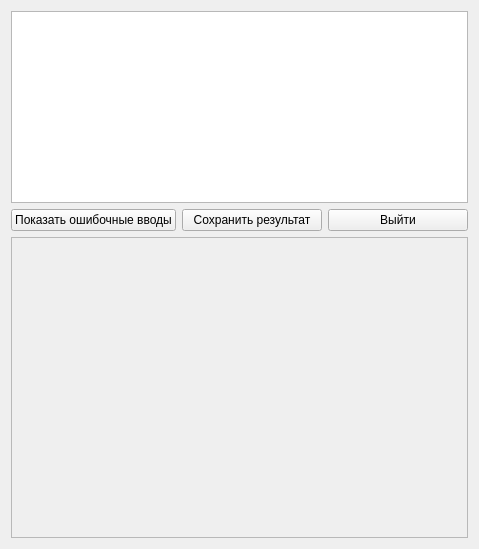
<?xml version="1.0" encoding="UTF-8"?>
<ui version="4.0">
 <class>StatisticsTrue</class>
 <widget class="QWidget" name="StatisticsTrue">
  <property name="geometry">
   <rect>
    <x>0</x>
    <y>0</y>
    <width>479</width>
    <height>549</height>
   </rect>
  </property>
  <property name="minimumSize">
   <size>
    <width>479</width>
    <height>549</height>
   </size>
  </property>
  <property name="maximumSize">
   <size>
    <width>479</width>
    <height>549</height>
   </size>
  </property>
  <property name="windowTitle">
   <string>Form</string>
  </property>
  <layout class="QGridLayout" name="gridLayout">
   <item row="1" column="2">
    <widget class="QPushButton" name="exit_but">
     <property name="text">
      <string>Выйти</string>
     </property>
    </widget>
   </item>
   <item row="1" column="0">
    <widget class="QPushButton" name="show_statisticsfalse_but">
     <property name="text">
      <string>Показать ошибочные вводы</string>
     </property>
    </widget>
   </item>
   <item row="1" column="1">
    <widget class="QPushButton" name="save_result_but">
     <property name="text">
      <string>Сохранить результат</string>
     </property>
    </widget>
   </item>
   <item row="0" column="0" colspan="3">
    <widget class="QTextBrowser" name="textBrowser">
     <property name="minimumSize">
      <size>
       <width>457</width>
       <height>192</height>
      </size>
     </property>
     <property name="maximumSize">
      <size>
       <width>457</width>
       <height>192</height>
      </size>
     </property>
    </widget>
   </item>
   <item row="2" column="0" colspan="3">
    <widget class="QScrollArea" name="scrollArea">
     <property name="widgetResizable">
      <bool>true</bool>
     </property>
     <widget class="QWidget" name="scrollAreaWidgetContents">
      <property name="geometry">
       <rect>
        <x>0</x>
        <y>0</y>
        <width>455</width>
        <height>290</height>
       </rect>
      </property>
     </widget>
    </widget>
   </item>
  </layout>
 </widget>
 <resources/>
 <connections/>
</ui>
